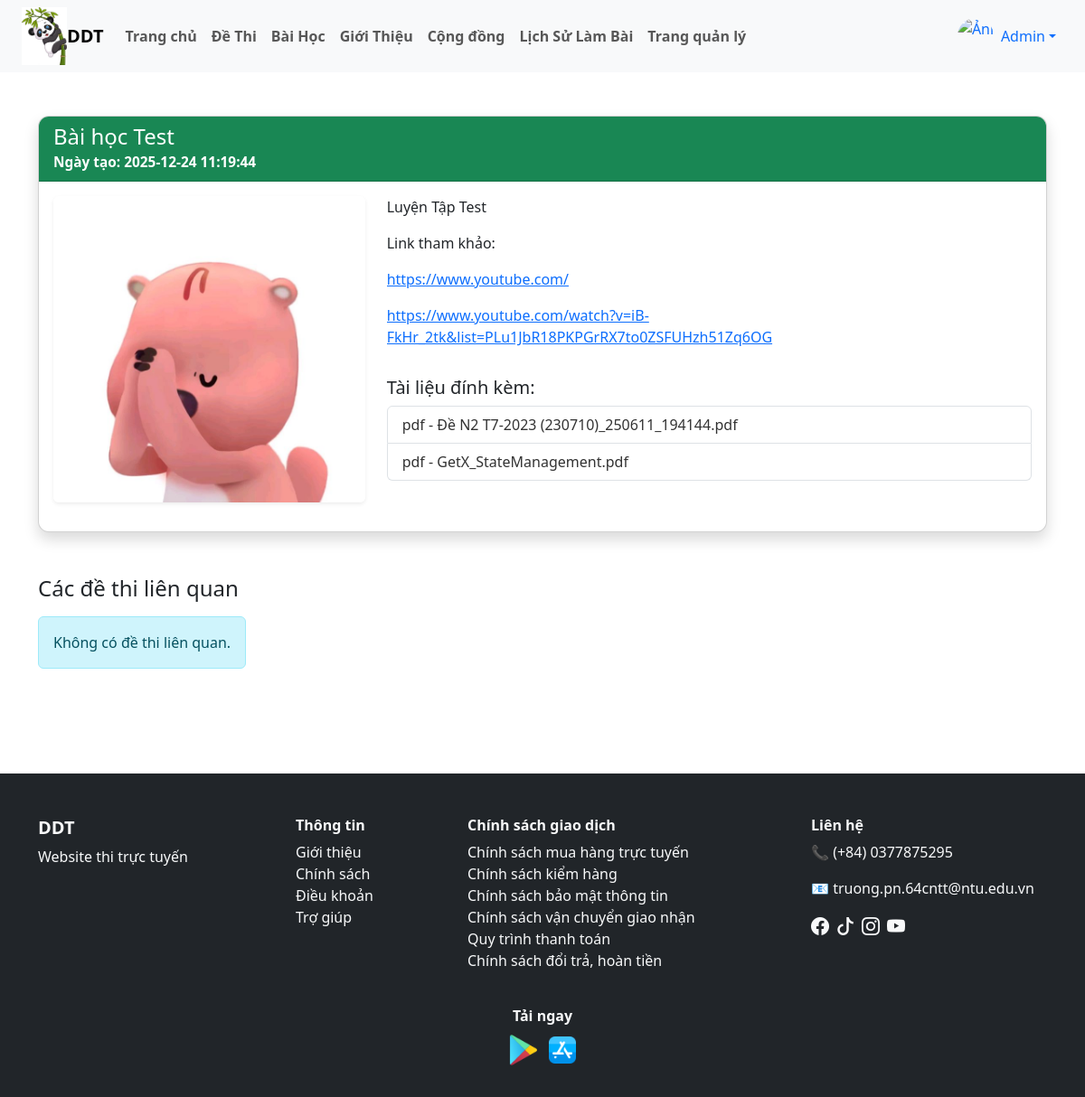
/user/chi_tiet_bai_hoc.php?id_bh=BH3 (signed in), run on the app's committed database.
### tables this page shows
CREATE TABLE `bai_hoc` (
  `id` varchar(10) NOT NULL,
  `tieu_de` varchar(255) NOT NULL,
  `noi_dung` text DEFAULT NULL,
  `anh_bai_hoc` varchar(255) DEFAULT NULL,
  `link_bai_hoc` varchar(255) DEFAULT NULL,
  `ngay_tao` datetime DEFAULT current_timestamp(),
  `id_danh_muc` int(11) DEFAULT NULL
);

CREATE TABLE `tap_tin_bai_hoc` (
  `id` varchar(10) NOT NULL,
  `id_bai_hoc` varchar(10) NOT NULL,
  `duong_dan` varchar(255) NOT NULL,
  `loai_tap_tin` varchar(20) DEFAULT NULL
);

### user/chi_tiet_bai_hoc.php (the view, shortened to what this page needs)
<?php
include("./header.php");
$id_bai_hoc = $_GET['id_bh'] ?? '';
if ($id_bai_hoc) {
    $sql_bh = "SELECT * FROM bai_hoc WHERE id = '$id_bai_hoc'";
    $result_bh = mysqli_query($dbc, $sql_bh);
    if(mysqli_num_rows($result_bh) > 0){
        $bai_hoc = mysqli_fetch_assoc($result_bh);
        $sql_files = "SELECT * FROM tap_tin_bai_hoc WHERE id_bai_hoc = '$id_bai_hoc'";
        $result_files = mysqli_query($dbc, $sql_files);
    } else {
        echo "<div class='alert alert-warning text-center mt-5'>Bài học không tồn tại.</div>";
        include("./footer.php");
        exit;
    }
} else {
    echo "<div class='alert alert-warning text-center mt-5'>Chưa chọn bài học.</div>";
    include("./footer.php");
    exit;
}
?>
<div class="container my-5">
    <div class="card shadow">
        <div class="card-header bg-success text-white">
            <h4 class="mb-0"><?= $bai_hoc['tieu_de'] ?></h4>
            <small>Ngày tạo: <?= $bai_hoc['ngay_tao'] ?></small>
        </div>
        <div class="card-body">
            <div class="row">
                <?php if(!empty($bai_hoc['anh_bai_hoc'])): ?>
                <div class="col-md-4 mb-3">
                    <img src="./image_baihoc/<?= $bai_hoc['anh_bai_hoc'] ?>" alt="<?= $bai_hoc['tieu_de'] ?>"
                        class="img-fluid rounded shadow-sm">
                </div>
                <div class="col-md-8">
                    <?php else: ?>
                    <div class="col-12">
                        <?php endif; ?>
                        <div style="max-height: 500px; overflow-y:auto;">
                            <p><?= nl2br($bai_hoc['noi_dung']) ?></p>
                            <?php if (!empty($bai_hoc['link_bai_hoc'])): ?>
                            <p>Link tham khảo:</p>
                            <?php foreach (explode("\n", $bai_hoc['link_bai_hoc']) as $link): ?>
                            <?php $link = trim($link); if ($link === '') continue; ?>
                            <p>
                                <a href="<?= htmlspecialchars($link) ?>" target="_blank">
                                    <?= htmlspecialchars($link) ?>
                                </a>
                            </p>
                            <?php endforeach; ?>
                            <?php endif; ?>
                        </div>
                        <?php if(mysqli_num_rows($result_files) > 0): ?>
                        <div class="mt-3">
                            <h5>Tài liệu đính kèm:</h5>
                            <ul class="list-group">
                                <?php while($file = mysqli_fetch_assoc($result_files)): ?>
                                <li class="list-group-item">
                                    <a href="./file_pdf/<?= $file['duong_dan'] ?>" target="_blank">
                                        <?= $file['loai_tap_tin'] ?> - <?= basename($file['duong_dan']) ?>
                                    </a>
                                </li>
                                <?php endwhile; ?>
                            </ul>
                        </div>
                        <?php endif; ?>
                    </div>
                </div>
            </div>
        </div>
    </div>
    <?php
$id_danh_muc = $bai_hoc['id_danh_muc'];
$sql_lien_quan = "SELECT * FROM de_thi WHERE id_danh_muc = '$id_danh_muc' AND trang_thai = 1 LIMIT 10";
$result_lien_quan = mysqli_query($dbc, $sql_lien_quan);
?>
    <div class="container my-5">
        <h4 class="mb-3">Các đề thi liên quan</h4>
        <div class="d-flex flex-row overflow-auto gap-3">
            <?php if(mysqli_num_rows($result_lien_quan) > 0): ?>
            <?php while($dt = mysqli_fetch_assoc($result_lien_quan)): ?>
            <div class="card shadow-sm" style="min-width: 250px;">
                <div class="card-body">
                    <h5 class="card-title"><?= $dt['ten_de_thi'] ?></h5>
                    <p class="card-text"><?= substr($dt['mo_ta'], 0, 60) ?>...</p>
                    <p>Thời gian: <?= $dt['thoi_gian'] ?> phút</p>
                    <a href="chi_tiet_de_thi.php?id=<?= $dt['id'] ?>" class="btn btn-primary btn-sm">Bắt đầu</a>
                </div>
            </div>
            <?php endwhile; ?>
            <?php else: ?>
            <div class="alert alert-info">Không có đề thi liên quan.</div>
            <?php endif; ?>
        </div>
    </div>
    <?php include("./footer.php"); ?>

### user/CSS/style_user.css (style rules this page uses)
.card { border-radius: 12px; overflow: hidden; }
.card-header { font-weight: 600; font-size: 1.1rem; }
.list-group-item a { text-decoration: none; color: #333; font-weight: 500; }

### data on the page
bai_hoc: tieu_de "Bài học Test", ngay_tao "2025-12-24 11:19:44", anh_bai_hoc (picture), noi_dung "Luyện Tập Test", link_bai_hoc "https://www.youtube.com/", link_bai_hoc "https://www.youtube.com/watch?v=iB-FkHr_2tk&list=PLu1JbR18PKPGrRX7to0ZSFUHzh51Zq6OG"
tap_tin_bai_hoc: loai_tap_tin "pdf", duong_dan "Đề N2 T7-2023 (230710)_250611_194144.pdf"
tap_tin_bai_hoc: loai_tap_tin "pdf", duong_dan "GetX_StateManagement.pdf"

### other printed values
$_SESSION['ho_ten'] "Admin"
